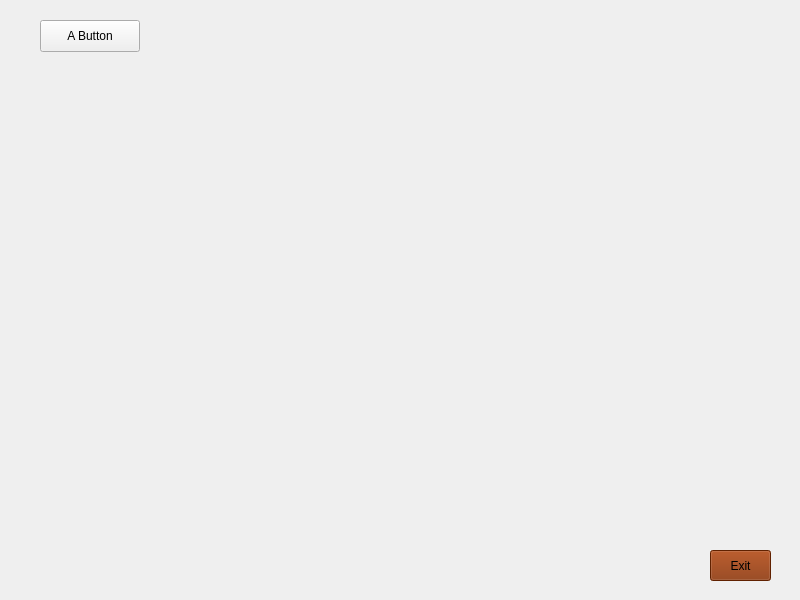
<?xml version="1.0" encoding="UTF-8"?>
<ui version="4.0">
 <class>MainWindow</class>
 <widget class="QMainWindow" name="MainWindow">
  <property name="geometry">
   <rect>
    <x>0</x>
    <y>0</y>
    <width>800</width>
    <height>600</height>
   </rect>
  </property>
  <property name="windowTitle">
   <string>MainWindow</string>
  </property>
  <widget class="QWidget" name="centralwidget">
   <widget class="QPushButton" name="pushButton">
    <property name="geometry">
     <rect>
      <x>40</x>
      <y>20</y>
      <width>100</width>
      <height>32</height>
     </rect>
    </property>
    <property name="text">
     <string>A Button</string>
    </property>
   </widget>
   <widget class="QPushButton" name="pushButton_2">
    <property name="geometry">
     <rect>
      <x>710</x>
      <y>550</y>
      <width>61</width>
      <height>31</height>
     </rect>
    </property>
    <property name="autoFillBackground">
     <bool>true</bool>
    </property>
    <property name="styleSheet">
     <string notr="true">QPushButton {
    background-color: rgb(134, 46, 0);
}</string>
    </property>
    <property name="text">
     <string>Exit</string>
    </property>
    <property name="checkable">
     <bool>false</bool>
    </property>
   </widget>
  </widget>
 </widget>
 <resources/>
 <connections/>
</ui>
